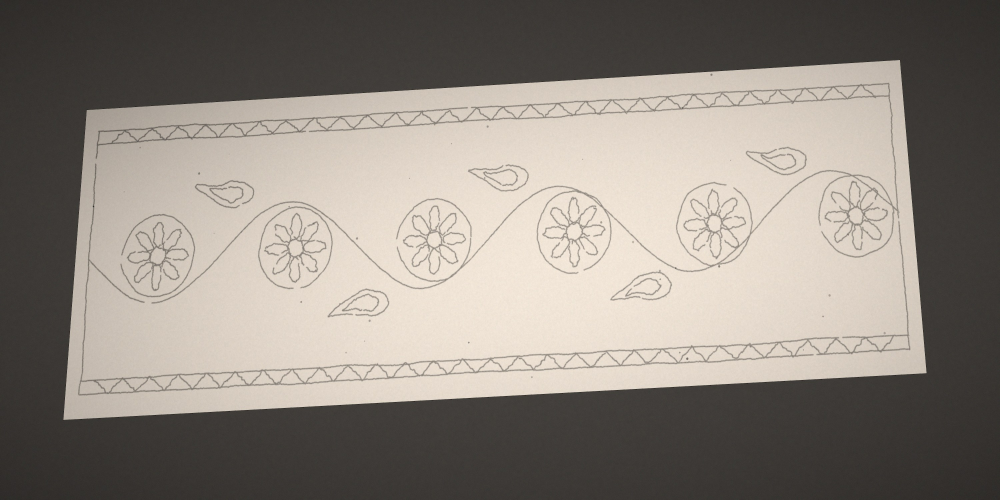
#> input picture samples/03_phone_photo.jpg, 3000 x 1500 px (shown at 1/3 size)
$ python -i scan.py   (imports and definitions only)   (older library calls are emulated)
#> lines starting #> are read from the running program, lines starting #| are printed output that depends on the picture; after the words box and inside, x2 and y2 are one past the last pixel; in counts of white or black regions, pixels touching at a corner belong together
"""Checkpoint 1 — turn a phone photo into a clean "scanner look" image.

Order matters (see README): page → grain → light → levels. Sharpening is NOT done here
on the working image, because sharpening before the lines are found turns grain and
shadow edges into false lines; it is applied only to the scanner-look output.

All steps are automatic. Nothing here needs a user setting.
"""
from dataclasses import dataclass

import cv2
import numpy as np

from .config import WORK_LONG_SIDE, MAX_LONG_SIDE


@dataclass
class ScanResult:
    original: np.ndarray        # photo as loaded (grayscale, upright)
    page: np.ndarray            # after page crop/flatten, original resolution
    levelled: np.ndarray        # float32 0..1, paper = 1, at working size, NOT sharpened
    preview: np.ndarray         # uint8 scanner look (levelled + default sharpening)
    unit: float                 # working pixels per original pixel
    page_found: bool
    noise: float                # estimated grain level of the photo


# ----------------------------------------------------------------- page

def _order_corners(pts):
    pts = pts.reshape(4, 2).astype(np.float32)
    s, d = pts.sum(1), np.diff(pts, axis=1).ravel()
    return np.array([pts[np.argmin(s)], pts[np.argmin(d)], pts[np.argmax(s)], pts[np.argmax(d)]], np.float32)


def find_page(gray):
    """Find the sheet in a photo and warp it flat. Returns (image, found).

    Only acts when the bright area is clearly bounded by 4 straight edges against a
    darker background, so a scan, a full-frame photo or a lighting gradient across
    the page is left untouched instead of being cropped wrongly.
    """
    h, w = gray.shape
    scale = 1000 / max(h, w)
    small = cv2.resize(gray, None, fx=scale, fy=scale, interpolation=cv2.INTER_AREA)
    _, mask = cv2.threshold(cv2.GaussianBlur(small, (9, 9), 0), 0, 255, cv2.THRESH_BINARY + cv2.THRESH_OTSU)
    mask = cv2.morphologyEx(mask, cv2.MORPH_CLOSE, np.ones((15, 15), np.uint8))
    cnts, _ = cv2.findContours(mask, cv2.RETR_EXTERNAL, cv2.CHAIN_APPROX_SIMPLE)
    if not cnts:
        return gray, False
    c = max(cnts, key=cv2.contourArea)
    if not 0.15 < cv2.contourArea(c) / mask.size < 0.97:
        return gray, False
    inside = np.zeros_like(mask)
    cv2.drawContours(inside, [c], -1, 255, -1)
    if small[inside > 0].mean() - small[inside == 0].mean() < 40:
        return gray, False
    quad = cv2.approxPolyDP(c, 0.02 * cv2.arcLength(c, True), True)
    if len(quad) != 4:
        quad = cv2.boxPoints(cv2.minAreaRect(c))
    q = np.asarray(quad, np.float32).reshape(-1, 1, 2)
    if not cv2.isContourConvex(q.astype(np.int32)):
        return gray, False
    qa = cv2.contourArea(q)
    if qa <= 0 or abs(1 - cv2.contourArea(c) / qa) > 0.06:
        return gray, False
    tol = 0.012 * np.hypot(*small.shape)
    pts = c.reshape(-1, 2)[:: max(1, len(c) // 400)]
    if np.mean([abs(cv2.pointPolygonTest(q, (float(x), float(y)), True)) <= tol for x, y in pts]) < 0.9:
        return gray, False
    tl, tr, br, bl = src = _order_corners(quad) / scale
    out_w = int(max(np.linalg.norm(tr - tl), np.linalg.norm(br - bl)))
    out_h = int(max(np.linalg.norm(bl - tl), np.linalg.norm(br - tr)))
    M = cv2.getPerspectiveTransform(src, np.float32([[0, 0], [out_w, 0], [out_w, out_h], [0, out_h]]))
    flat = cv2.warpPerspective(gray, M, (out_w, out_h), flags=cv2.INTER_CUBIC)
    m = int(0.012 * min(out_w, out_h)) + 2           # trim the paper edge itself
    return flat[m:-m, m:-m], True


# ----------------------------------------------------------------- grain

def estimate_noise(gray):
    """Grain level from the fine detail of flat paper areas (robust: median of |Laplacian|)."""
    lap = cv2.Laplacian(gray.astype(np.float32), cv2.CV_32F)
    return float(np.median(np.abs(lap)) * 1.4826 / 2.5)


def remove_grain(gray, noise):
    """Edge-preserving denoise. Done at the photo's own resolution, before enlarging,
    because grain lives at that scale (and it is faster)."""
    h = float(np.clip(noise * 1.3, 3, 12))
    return cv2.fastNlMeansDenoising(gray, None, h=h, templateWindowSize=7, searchWindowSize=21)


# ----------------------------------------------------------------- light

def even_light(gray):
    """Divide by the paper's own brightness so shadows and gradients become flat.

    The paper brightness is estimated by closing (which paints over dark lines with the
    surrounding paper) and a wide median, on a small copy for speed. Same idea as a
    scanner lamp giving every part of the page the same light.
    """
    h, w = gray.shape
    f = 600 / max(h, w)
    small = cv2.resize(gray, None, fx=f, fy=f, interpolation=cv2.INTER_AREA)
    bg = cv2.morphologyEx(small, cv2.MORPH_CLOSE, cv2.getStructuringElement(cv2.MORPH_ELLIPSE, (9, 9)))
    bg = cv2.medianBlur(bg, 31)
    bg = cv2.resize(bg, (w, h), interpolation=cv2.INTER_LINEAR).astype(np.float32)
    return np.clip(gray.astype(np.float32) / np.maximum(bg, 1), 0, 1.25)


# ----------------------------------------------------------------- levels

def auto_levels(flat):
    """Paper -> pure white, darkest pencil -> near black, greys kept in between.

    White point = the paper peak of the histogram; black point = the darkest 0.3 %.
    A mild gamma darkens pencil without touching the paper.
    """
    vals = flat[::4, ::4].ravel()
    hist, edges = np.histogram(vals, bins=256, range=(0, 1.25))
    upper = len(hist) // 3
    paper = edges[upper + np.argmax(hist[upper:])]       # most common bright value
    black = np.percentile(vals, 0.3)
    white = paper * 0.96
    lev = np.clip((flat - black) / max(white - black, 1e-3), 0, 1) ** 1.3
    return np.where(lev > 0.93, 1.0, lev).astype(np.float32)     # clean paper


def sharpen(lev, amount, unit):
    """Unsharp mask on a 0..1 image (returns uint8)."""
    img = lev * 255
    if amount > 0:
        blur = cv2.GaussianBlur(img, (0, 0), max(1.0, unit * 0.5))
        img = img + amount * (img - blur)
    return np.clip(img, 0, 255).astype(np.uint8)


# ----------------------------------------------------------------- run

def scan(gray, auto_crop=True):
    page, found = find_page(gray) if auto_crop else (gray, False)
    noise = estimate_noise(page)
    clean = remove_grain(page, noise)

    long_side = max(clean.shape)
    target = min(max(long_side, WORK_LONG_SIDE), MAX_LONG_SIDE)
    unit = target / long_side
    if abs(unit - 1) > 0.02:
        clean = cv2.resize(clean, None, fx=unit, fy=unit,
                           interpolation=cv2.INTER_CUBIC if unit > 1 else cv2.INTER_AREA)

    levelled = auto_levels(even_light(clean))
    return ScanResult(original=gray, page=page, levelled=levelled,
                      preview=sharpen(levelled, 0.6, unit), unit=unit, page_found=found, noise=noise)

>>> import cv2
>>> picture = cv2.imread('../samples/03_phone_photo.jpg', cv2.IMREAD_GRAYSCALE)
#> picture: shape (1500, 3000); min 0, max 243, mean 135.5
>>> result = scan(picture)
#> in find_page, `_, mask = cv2.threshold(cv2.GaussianBlur(small, (9, 9), 0), 0, 255, cv..`:
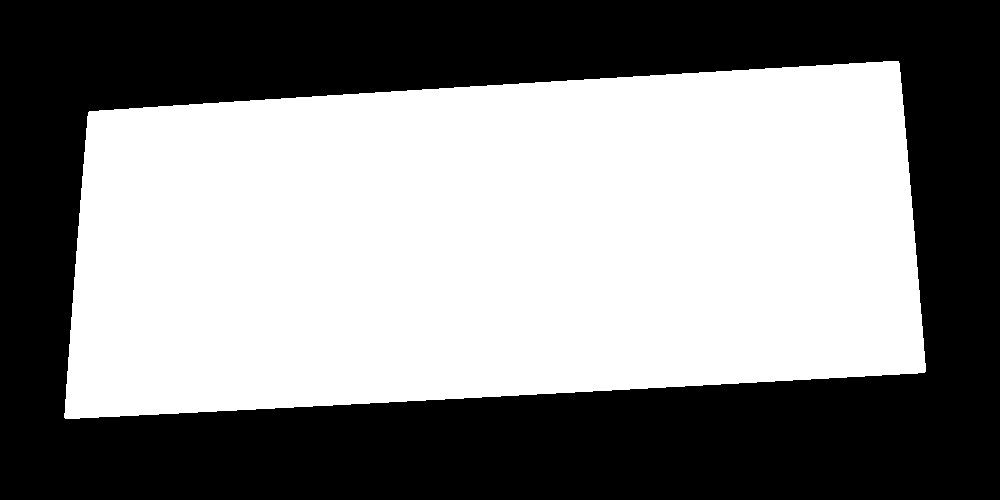
#> mask: shape (500, 1000); 52.2% white; 1 black region
#> in find_page, `cnts, _ = cv2.findContours(mask, cv2.RETR_EXTERNAL, cv2.CHAIN_APPROX_S..`: cnts = 1 contour; box (x1, y1, x2, y2) and area: (64, 61, 926, 419) 259629
#> in find_page, `c = max(cnts, key=cv2.contourArea)`: c = contour of 301 points, box (x1, y1, x2, y2) (64, 61, 926, 419), area 259629
#> in find_page, `quad = cv2.approxPolyDP(c, 0.02 * cv2.arcLength(c, True), True)`: quad = [[899, 63], [89, 111], [64, 417], [924, 372]]
#> in find_page, `qa = cv2.contourArea(q)`: qa = 256762.5
#> in find_page, `pts = c.reshape(-1, 2)[:: max(1, len(c) // 400)]`: pts = 301 pairs, first value 64 to 925, second value 61 to 418
#> in _order_corners, `pts = pts.reshape(4, 2).astype(np.float32)`: pts = [[899, 63], [89, 111], [64, 417], [924, 372]]
#> in _order_corners, `s, d = pts.sum(1), np.diff(pts, axis=1).ravel()`: s = [962, 200, 481, 1296]; d = [-836, 22, 353, -552]
#> in find_page, `tl, tr, br, bl = src = _order_corners(quad) / scale`: tl = [267, 333]; tr = [2697, 189]; br = [2772, 1116]; bl = [192, 1251]; src = [[267, 333], [2697, 189], [2772, 1116], [192, 1251]]
#> in find_page, `out_w = int(max(np.linalg.norm(tr - tl), np.linalg.norm(br - bl)))`: out_w = 2583
#> in find_page, `out_h = int(max(np.linalg.norm(bl - tl), np.linalg.norm(br - tr)))`: out_h = 930
#> in find_page, `M = cv2.getPerspectiveTransform(src, np.float32([[0, 0], [out_w, 0], [..`: M = [[1.12, 0.0912, -328.4], [0.0657, 1.11, -386.7], [1.19e-05, 6.93e-05, 1]]
#> in find_page, `flat = cv2.warpPerspective(gray, M, (out_w, out_h), flags=cv2.INTER_CU..`:
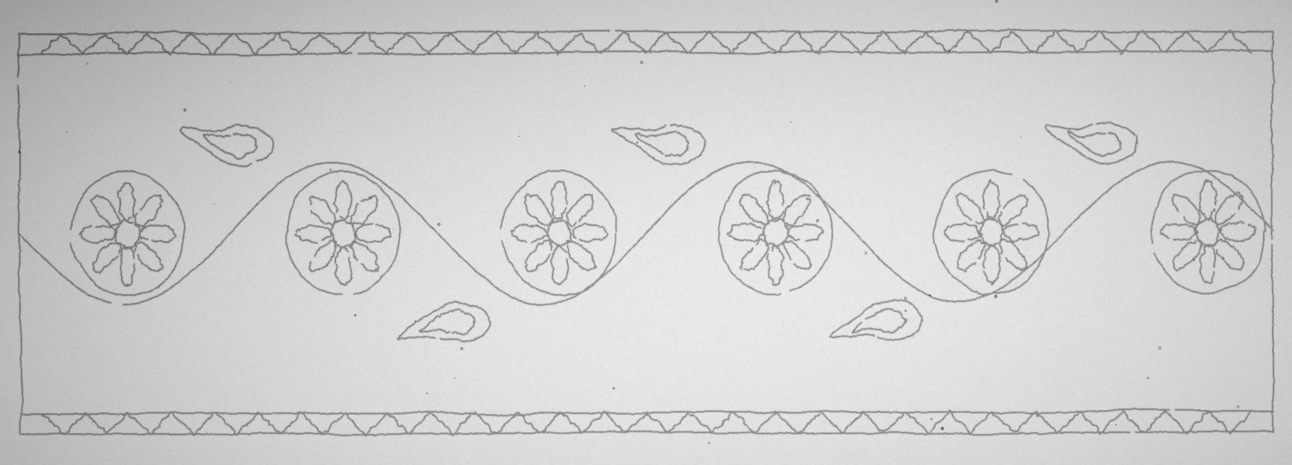
#> flat: shape (930, 2583) (shown at 1/2 size); min 29, max 241, mean 207.4
#> in find_page, `m = int(0.012 * min(out_w, out_h)) + 2`: m = 13
#> in scan, `page, found = find_page(gray) if auto_crop else (gray, False)`:
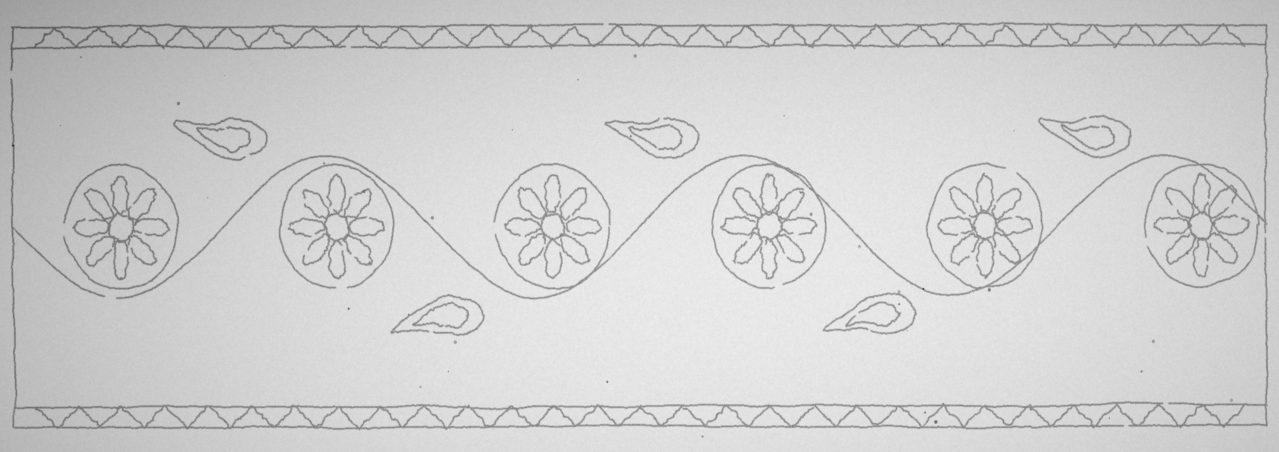
#> page: shape (904, 2557) (shown at 1/2 size); min 29, max 241, mean 207.8
#> in scan, `page, found = find_page(gray) if auto_crop else (gray, False)`: found = True
#> in estimate_noise, `lap = cv2.Laplacian(gray.astype(np.float32), cv2.CV_32F)`:
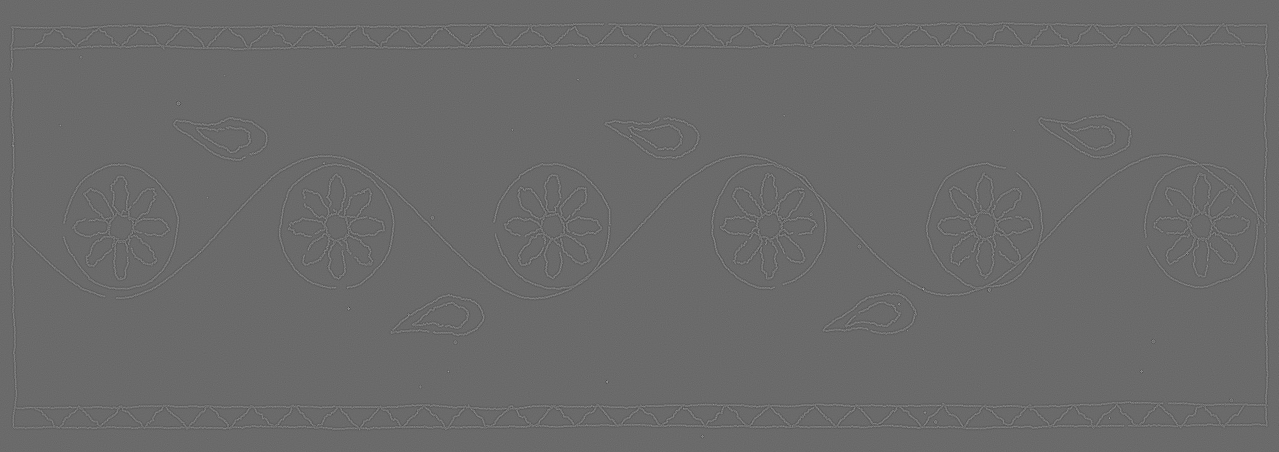
#> lap: shape (904, 2557) float32 (shown at 1/2 size); min -152, max 211, mean 0; drawn with min black and max white
#> in scan, `noise = estimate_noise(page)`: noise = 1.78
#> in remove_grain, `h = float(np.clip(noise * 1.3, 3, 12))`: h = 3
#> in even_light, `return np.clip(gray.astype(np.float32) / np.maximum(bg, 1), 0, 1.25)`:
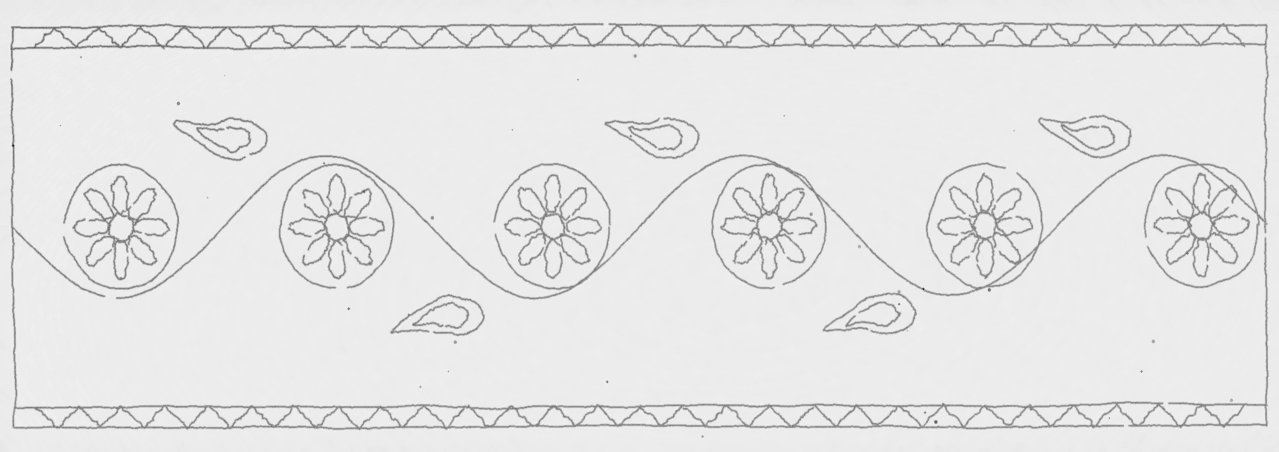
#> returned value: shape (904, 2557) float32 (shown at 1/2 size); min 0.161, max 1.07, mean 0.978; drawn with min black and max white
#> in auto_levels, `hist, edges = np.histogram(vals, bins=256, range=(0, 1.25))`: hist = 256 values, max 79900 at index 204, min 0 at index 0, mean 565; edges = 257 values from 0 to 1.25
#> in auto_levels, `upper = len(hist) // 3`: upper = 85
#> in auto_levels, `paper = edges[upper + np.argmax(hist[upper:])]`: paper = 0.996
#> in auto_levels, `black = np.percentile(vals, 0.3)`: black = 0.595
#> in auto_levels, `white = paper * 0.96`: white = 0.956
#> in auto_levels, `lev = np.clip((flat - black) / max(white - black, 1e-3), 0, 1) ** 1.3`:
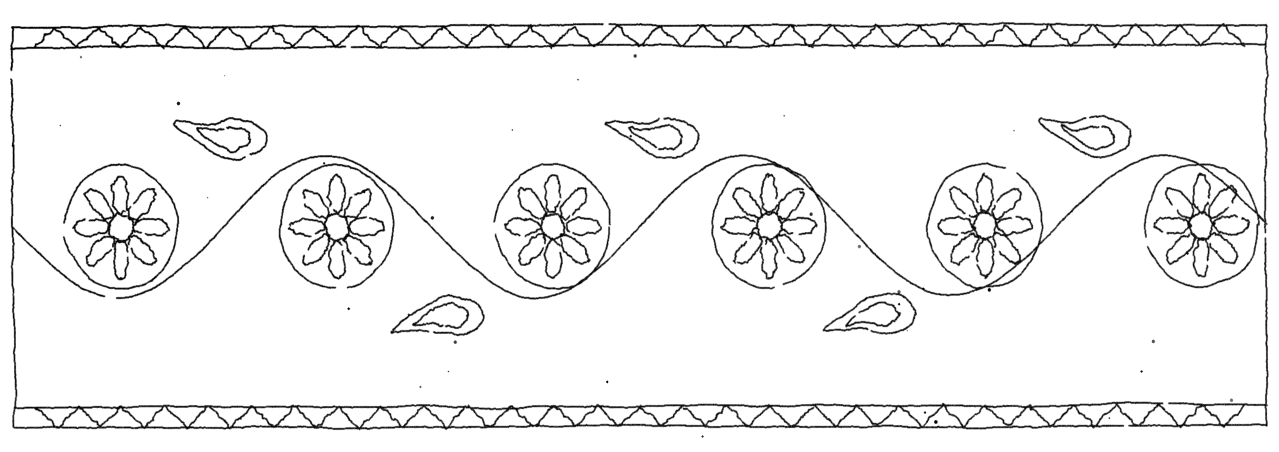
#> lev: shape (904, 2557) float32 (shown at 1/2 size); min 0, max 1, mean 0.946
#> in sharpen, `img = img + amount * (img - blur)`:
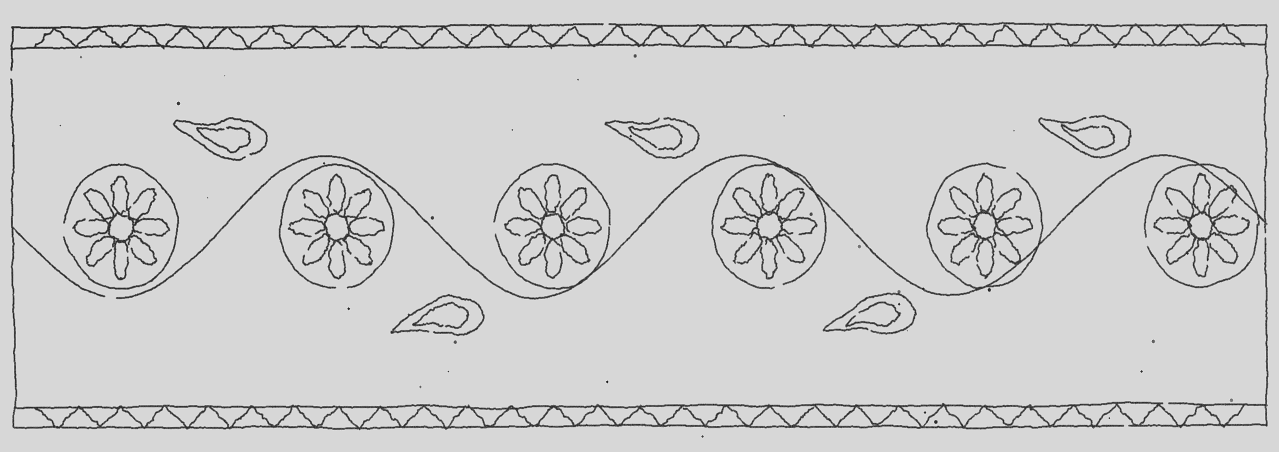
#> img: shape (904, 2557) float32 (shown at 1/2 size); min -75.72, max 316.3, mean 241.2; drawn with min black and max white
